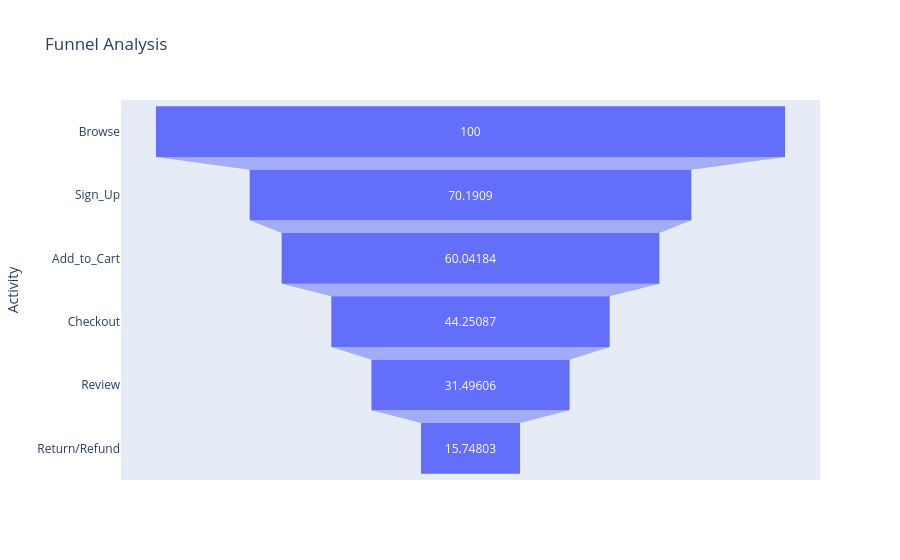

The notebook cell saved with this chart:
### Code cell
fig = px.funnel(funnel,x='Conversion%',y='Activity',
         title='Funnel Analysis')
fig.show()

### Figure 1 — Plotly figure (JSON) as saved in the notebook; plotly's stock layout.template omitted (floating-point values rounded to 4 significant figures)
{"data": [{"hovertemplate": "Conversion%=%{x}<br>Activity=%{y}<extra></extra>", "legendgroup": "", "marker": {"color": "#636efa"}, "name": "", "orientation": "h", "showlegend": false, "type": "funnel", "x": [100.0, 70.19, 60.04, 44.25, 31.5, 15.75], "xaxis": "x", "y": ["Browse", "Sign_Up", "Add_to_Cart", "Checkout", "Review", "Return/Refund"], "yaxis": "y"}], "layout": {"legend": {"tracegroupgap": 0}, "title": {"text": "Funnel Analysis"}, "xaxis": {"anchor": "y", "domain": [0, 1], "title": {"text": "Conversion%"}}, "yaxis": {"anchor": "x", "domain": [0, 1], "title": {"text": "Activity"}}}}
